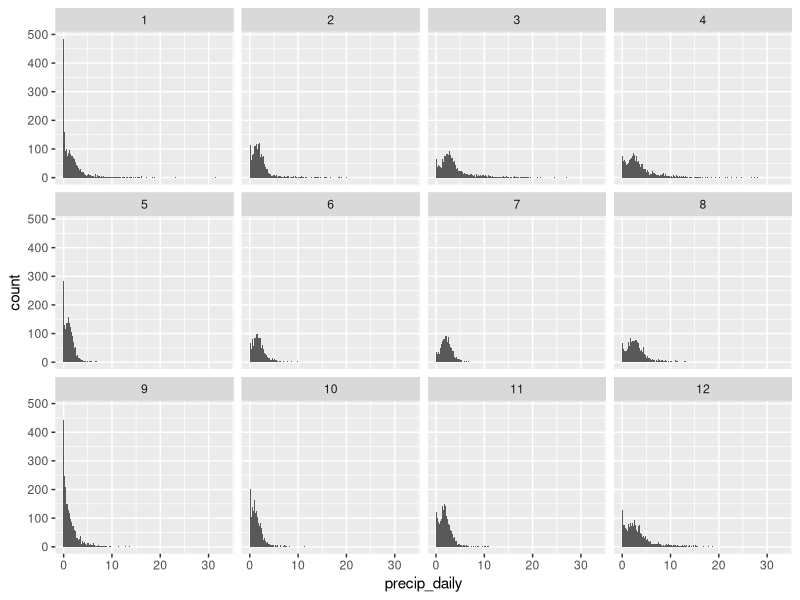

Recreate this plot in R.
## ---- chunk 1
#rm(list = ls()) # clear memory
library(tidyverse)

library(dplyr)
library(ggplot2)


## ---- chunk 2
daily <- read_csv("daily_node_precip.csv")
head(daily)
## ---- chunk 3

# plot histograms of precip associated with each node


ggplot(daily, aes(precip_daily)) +
  geom_histogram(binwidth=0.1) +
  facet_wrap(~node)

# the histograms show that the data is very positively skewed: lots of 0 values, lots of lower values, very few high values
## ---- chunk 4
#kruskal-wallis test, which is a nonparametric method to compare more than two groups
# p value < 0.05 so can conclude there ar significant difference between groups
kruskal.test(precip_daily ~ node,data=daily)
## ---- chunk 5
# this tests which of the medians are different
# the bonf p.adj method is more conservative, it multiplies the p values by the number of comparisons
# this reduces the rate of type 1 error (rejecting null hyp when it's actually true, ie saying that the medians aren't different when they actually are), but increases risk of type 2 error (saying the means are diff when they actually aren't) 
# 66 total pairings
# with this method, 7 pairs a p val > 0.05
# 59 with p < 0.05
# pairs with insignificant difference: 2 and 6, 2 and 11, 4 and 8, 5 and 9, 5 and 10, 6 and 11, 8 and 12
pairwise.wilcox.test(daily$precip_daily, daily$node, p.adj="bonf")
